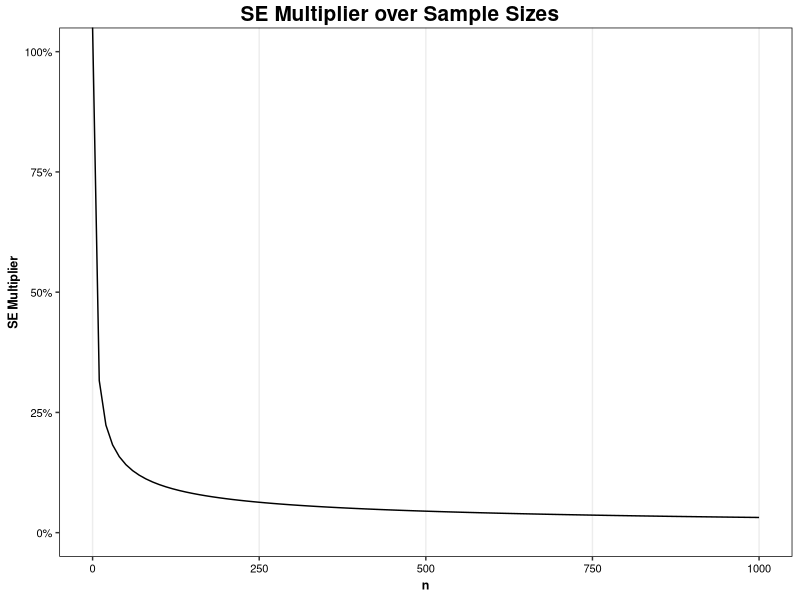
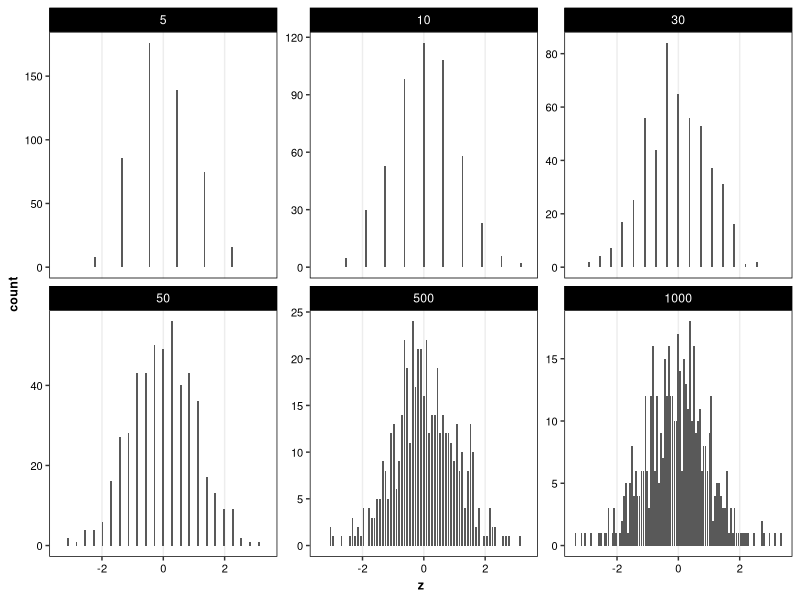

These figures' R source, in order:
## ---- chunk 1
theme_standard <- ggplot2::theme(
    panel.background = ggplot2::element_blank(),
    panel.border = ggplot2::element_rect(color = "black", fill = NA),
    panel.grid = ggplot2::element_blank(),
    panel.grid.major.x = ggplot2::element_line(color = "gray93"),
    legend.background = ggplot2::element_rect(fill = "gray93"),
    plot.title = ggplot2::element_text(
        size = 15,
        family = "sans",
        face = "bold",
        vjust = 1.3
    ),
    plot.title.position = "plot",
    plot.subtitle = ggplot2::element_text(size = 10, family = "sans"),
    legend.title = ggplot2::element_text(
        size = 10,
        family = "sans",
        face = "bold"
    ),
    axis.title = ggplot2::element_text(
        size = 9,
        family = "sans",
        face = "bold"
    ),
    axis.text = ggplot2::element_text(size = 8, family = "sans"),
    strip.background = ggplot2::element_rect(
        color = "black",
        fill = "black"
    ),
    strip.text.x = ggplot2::element_text(color = "white"),
    strip.text.y = ggplot2::element_text(color = "white")
)
ggplot2::theme_set(theme_standard)
## ---- chunk 2
suppressPackageStartupMessages(library(ggplot2))

ggplot() + 
    geom_function(fun = \(x) 1 / sqrt(x)) +
    scale_y_continuous(labels =  scales::label_percent(), limits = c(0, 1)) + 
    xlim(c(0, 1000)) +
    labs(x = "n", y = "SE Multiplier", title = "SE Multiplier over Sample Sizes")
## ---- chunk 3
suppressPackageStartupMessages(library(dplyr, quietly = TRUE))
set.seed(1)

n <- 500
p <- 0.5
EX <- 0.5 * n
sizes <- c(5, 10, 30, 50, 500, 1000)
trials <- rep(sizes, each = n)
data <- data.frame(draw = rbinom(n * length(sizes), trials, p), size = trials)
data$z <- (data$draw - (p * data$size)) / sqrt(data$size * p * (1 - p))

group_by(data, size, z)  |>  
    summarize(count = n(), .groups = "drop") |> 
ggplot(aes(x = z, y = count)) + 
   geom_col() + 
   facet_wrap(~ size, scales = "free_y")

